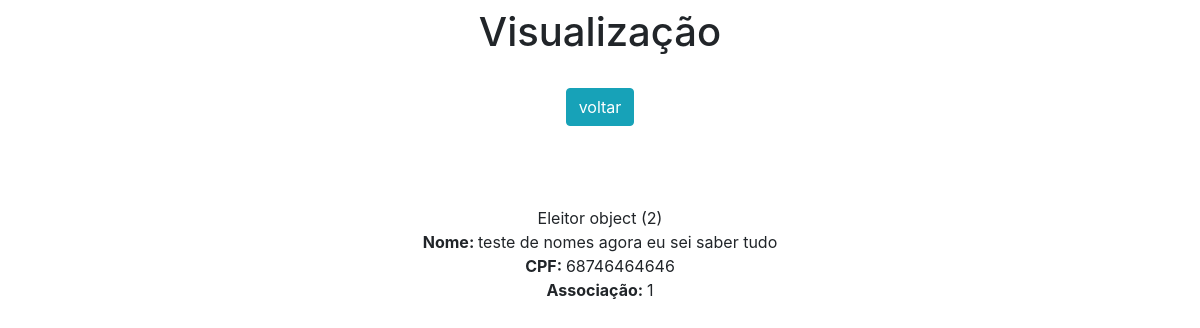
Page /view/2/ on the committed database.
### app/models.py (models this page shows)
class Eleitor(models.Model):
    nome = models.CharField(max_length=150)
    cpf = models.CharField(max_length=11)
    associacao = models.IntegerField()

### app/views.py (the view)
# urls.py: path('view/<int:pk>/', view, name='view'),
def view(request, pk):
    data = {}
    data['db'] = Eleitor.objects.get(pk=pk)
    return render(request, 'view.html', data)

### app/templates/view.html (shortened to what this page needs)
<!DOCTYPE html>
<html lang="pt-br">
<head>
    <link rel="stylesheet" href="https://stackpath.bootstrapcdn.com/bootstrap/4.4.1/css/bootstrap.min.css">
</head>
<body>
    <div class="col-8 m-auto pt-2 pb-2 text-center">
        <h1>Visualização</h1>
    </div>
    <div class="col-8 m-auto pt-3 pb-2 text-center">
        <a href="/" class="btn btn-info">voltar</a>
    </div>
    <br>
    <div class="col-8 m-auto pt-3 pb-2 text-center">
    </div>
    <div class="col-8 m-auto pt-4 pb-2 text-center">
        {{db}}
        <br>
        <strong>Nome: </strong>{{db.nome}} <br>
        <strong>CPF: </strong>{{db.cpf}} <br>
        <strong>Associação: </strong>{{db.associacao}} <br>
  </div>
</body>
</html>

### rows in the picture
Eleitor: id "Eleitor object (2)", nome "teste de nomes agora eu sei saber tudo", cpf "68746464646", associacao "1"
